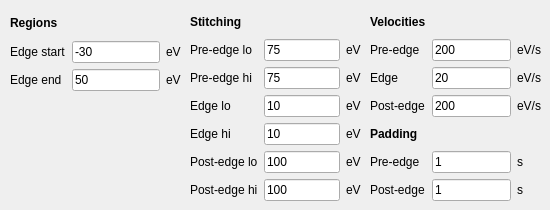
      <widget class="QWidget" name="tab_6">
       <attribute name="title">
        <string>Step</string>
       </attribute>
       <widget class="QWidget" name="gridLayoutWidget_2">
        <property name="geometry">
         <rect>
          <x>10</x>
          <y>10</y>
          <width>171</width>
          <height>81</height>
         </rect>
        </property>
        <layout class="QGridLayout" name="gridLayout_2">
         <item row="2" column="1">
          <widget class="QLineEdit" name="edit_preedge_hi">
           <property name="text">
            <string>-30</string>
           </property>
          </widget>
         </item>
         <item row="2" column="2">
          <widget class="QLabel" name="label_17">
           <property name="text">
            <string>eV</string>
           </property>
          </widget>
         </item>
         <item row="3" column="1">
          <widget class="QLineEdit" name="edit_edge_hi">
           <property name="text">
            <string>50</string>
           </property>
          </widget>
         </item>
         <item row="2" column="0">
          <widget class="QLabel" name="label_16">
           <property name="text">
            <string>Edge start</string>
           </property>
          </widget>
         </item>
         <item row="3" column="2">
          <widget class="QLabel" name="label_19">
           <property name="text">
            <string>eV</string>
           </property>
          </widget>
         </item>
         <item row="3" column="0">
          <widget class="QLabel" name="label_18">
           <property name="text">
            <string>Edge end</string>
           </property>
          </widget>
         </item>
         <item row="0" column="0">
          <widget class="QLabel" name="label_31">
           <property name="font">
            <font>
             <weight>75</weight>
             <bold>true</bold>
            </font>
           </property>
           <property name="text">
            <string>Regions</string>
           </property>
          </widget>
         </item>
        </layout>
       </widget>
       <widget class="QWidget" name="gridLayoutWidget_4">
        <property name="geometry">
         <rect>
          <x>370</x>
          <y>10</y>
          <width>171</width>
          <height>191</height>
         </rect>
        </property>
        <layout class="QGridLayout" name="gridLayout_4">
         <item row="2" column="0">
          <widget class="QLabel" name="label_30">
           <property name="text">
            <string>Edge</string>
           </property>
          </widget>
         </item>
         <item row="3" column="2">
          <widget class="QLabel" name="label_22">
           <property name="text">
            <string>eV/s</string>
           </property>
          </widget>
         </item>
         <item row="3" column="1">
          <widget class="QLineEdit" name="edit_velocity_postedge">
           <property name="text">
            <string>200</string>
           </property>
          </widget>
         </item>
         <item row="1" column="0">
          <widget class="QLabel" name="label_29">
           <property name="text">
            <string>Pre-edge</string>
           </property>
          </widget>
         </item>
         <item row="1" column="2">
          <widget class="QLabel" name="label_28">
           <property name="text">
            <string>eV/s</string>
           </property>
          </widget>
         </item>
         <item row="3" column="0">
          <widget class="QLabel" name="label_27">
           <property name="text">
            <string>Post-edge</string>
           </property>
          </widget>
         </item>
         <item row="1" column="1">
          <widget class="QLineEdit" name="edit_velocity_preedge">
           <property name="text">
            <string>200</string>
           </property>
          </widget>
         </item>
         <item row="2" column="2">
          <widget class="QLabel" name="label_26">
           <property name="text">
            <string>eV/s</string>
           </property>
          </widget>
         </item>
         <item row="2" column="1">
          <widget class="QLineEdit" name="edit_velocity_edge">
           <property name="text">
            <string>20</string>
           </property>
          </widget>
         </item>
         <item row="0" column="0">
          <widget class="QLabel" name="label_32">
           <property name="font">
            <font>
             <weight>75</weight>
             <bold>true</bold>
            </font>
           </property>
           <property name="text">
            <string>Velocities</string>
           </property>
          </widget>
         </item>
         <item row="5" column="0">
          <widget class="QLabel" name="label_49">
           <property name="text">
            <string>Pre-edge</string>
           </property>
          </widget>
         </item>
         <item row="4" column="0">
          <widget class="QLabel" name="label_53">
           <property name="font">
            <font>
             <weight>75</weight>
             <bold>true</bold>
            </font>
           </property>
           <property name="text">
            <string>Padding</string>
           </property>
          </widget>
         </item>
         <item row="6" column="0">
          <widget class="QLabel" name="label_47">
           <property name="text">
            <string>Post-edge</string>
           </property>
          </widget>
         </item>
         <item row="5" column="1">
          <widget class="QLineEdit" name="edit_padding_postedge">
           <property name="text">
            <string>1</string>
           </property>
          </widget>
         </item>
         <item row="6" column="1">
          <widget class="QLineEdit" name="edit_padding_preedge">
           <property name="text">
            <string>1</string>
           </property>
          </widget>
         </item>
         <item row="6" column="2">
          <widget class="QLabel" name="label_52">
           <property name="text">
            <string>s</string>
           </property>
          </widget>
         </item>
         <item row="5" column="2">
          <widget class="QLabel" name="label_50">
           <property name="text">
            <string>s</string>
           </property>
          </widget>
         </item>
        </layout>
       </widget>
       <widget class="QWidget" name="gridLayoutWidget_5">
        <property name="geometry">
         <rect>
          <x>190</x>
          <y>10</y>
          <width>171</width>
          <height>191</height>
         </rect>
        </property>
        <layout class="QGridLayout" name="gridLayout_5">
         <item row="1" column="0">
          <widget class="QLabel" name="label_35">
           <property name="text">
            <string>Pre-edge lo</string>
           </property>
          </widget>
         </item>
         <item row="3" column="0">
          <widget class="QLabel" name="label_37">
           <property name="text">
            <string>Edge lo</string>
           </property>
          </widget>
         </item>
         <item row="4" column="0">
          <widget class="QLabel" name="label_41">
           <property name="text">
            <string>Edge hi</string>
           </property>
          </widget>
         </item>
         <item row="4" column="1">
          <widget class="QLineEdit" name="edit_edge_stitch_hi">
           <property name="text">
            <string>10</string>
           </property>
          </widget>
         </item>
         <item row="5" column="0">
          <widget class="QLabel" name="label_42">
           <property name="text">
            <string>Post-edge lo</string>
           </property>
          </widget>
         </item>
         <item row="3" column="1">
          <widget class="QLineEdit" name="edit_edge_stitch_lo">
           <property name="text">
            <string>10</string>
           </property>
          </widget>
         </item>
         <item row="2" column="0">
          <widget class="QLabel" name="label_33">
           <property name="text">
            <string>Pre-edge hi</string>
           </property>
          </widget>
         </item>
         <item row="2" column="1">
          <widget class="QLineEdit" name="edit_preedge_stitch_hi">
           <property name="text">
            <string>75</string>
           </property>
          </widget>
         </item>
         <item row="1" column="1">
          <widget class="QLineEdit" name="edit_preedge_stitch_lo">
           <property name="text">
            <string>75</string>
           </property>
          </widget>
         </item>
         <item row="0" column="0">
          <widget class="QLabel" name="label_39">
           <property name="font">
            <font>
             <weight>75</weight>
             <bold>true</bold>
            </font>
           </property>
           <property name="text">
            <string>Stitching</string>
           </property>
          </widget>
         </item>
         <item row="5" column="1">
          <widget class="QLineEdit" name="edit_postedge_stitch_lo">
           <property name="text">
            <string>100</string>
           </property>
          </widget>
         </item>
         <item row="6" column="0">
          <widget class="QLabel" name="label_40">
           <property name="text">
            <string>Post-edge hi</string>
           </property>
          </widget>
         </item>
         <item row="6" column="1">
          <widget class="QLineEdit" name="edit_postedge_stitch_hi">
           <property name="text">
            <string>100</string>
           </property>
          </widget>
         </item>
         <item row="1" column="2">
          <widget class="QLabel" name="label_34">
           <property name="text">
            <string>eV</string>
           </property>
          </widget>
         </item>
         <item row="2" column="2">
          <widget class="QLabel" name="label_36">
           <property name="text">
            <string>eV</string>
           </property>
          </widget>
         </item>
         <item row="3" column="2">
          <widget class="QLabel" name="label_43">
           <property name="text">
            <string>eV</string>
           </property>
          </widget>
         </item>
         <item row="4" column="2">
          <widget class="QLabel" name="label_44">
           <property name="text">
            <string>eV</string>
           </property>
          </widget>
         </item>
         <item row="5" column="2">
          <widget class="QLabel" name="label_45">
           <property name="text">
            <string>eV</string>
           </property>
          </widget>
         </item>
         <item row="6" column="2">
          <widget class="QLabel" name="label_46">
           <property name="text">
            <string>eV</string>
           </property>
          </widget>
         </item>
        </layout>
       </widget>
      </widget>
